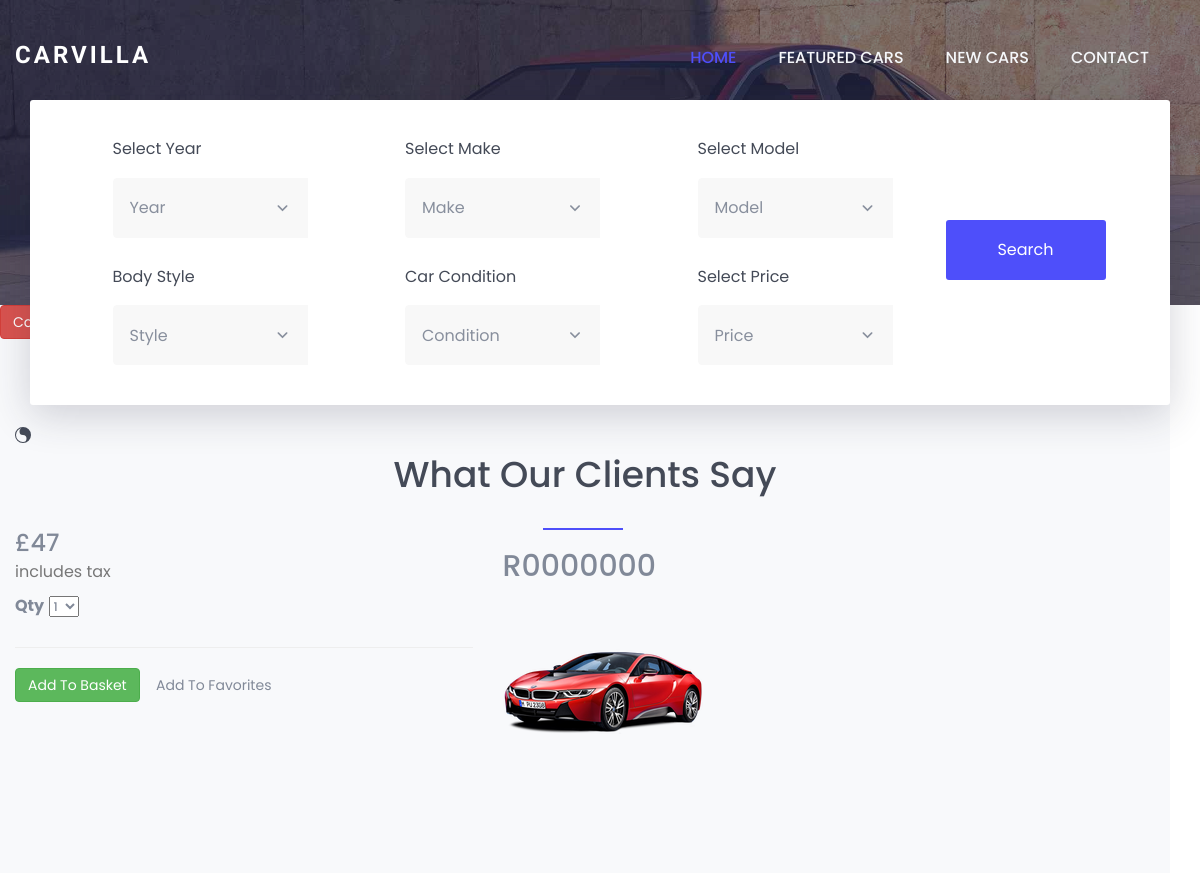
/carinfo/item/r0000000/, run on the app's committed database.
### carinfo/models.py (models this page shows, shortened)
class CarInfo(models.Model):
    title = models.CharField(max_length=50)
    image = models.ImageField(upload_to='images/',default='images/default.png')
    carbrand = models.ForeignKey(Carbrand,related_name='carbrand',on_delete=models.CASCADE)
    subcarbrand = models.ForeignKey(SubCarBrand,related_name='subcarbrand',on_delete=models.CASCADE)
    created_date = models.DateTimeField(default=timezone.now)
    price_car = models.IntegerField(default=0)
    slug = models.SlugField(max_length=50,unique=True)
    ban_type = models.CharField(max_length=50)
    engine = models.CharField(max_length=50)
    gearbox = models.CharField(max_length=50)
    transmitter = models.CharField(max_length=50)
    describe = models.CharField(max_length=50)
    created_by = models.CharField(max_length=50)
    count_seats = models.IntegerField()
    in_stock = models.BooleanField(default=True)
    objects = models.Manager()
    cars = CarManager()

### carinfo/views.py (the view)
# urls.py: path('item/<slug:slug>/',views.detail_cars,name='detail_cars'),
def detail_cars(request,slug):
    car_details = get_object_or_404(CarInfo,slug=slug,in_stock=True)
    context = {'car_detail':car_details}
    return render(request,'detail_cars.html',context)

### carinfo/context_processors.py (called while the page is built)
def carbrands(request):
    return {
        'carbrands': Carbrand.objects.all()
    }

### carinfo/templates/detail_cars.html (shortened to what this page needs)
{% extends "base.html" %}
{% load static %}
{% block service %}
<div class="container">
    <div class="row g-3">
      <div class="col-md-5 ps-3 col-lg-5 order-md-last p-0 order-1">
        <div class="d-grid gap-2">
          <div class="d-flex d-flex-inline justify-content-between">
            <div><span class="h3">£{{car_detail.price_car}}</span>
              <p class="text-muted">includes tax</p>
            </div>
            <div>
              <label for="select">Qty</label>
              <select id="select" class="h6 store-select-dropdown">
                <option value="1">1</option>
              </select>
            </div>
          </div>
          <hr>
          <button type="button" id="add-button"  value="{{car_detail.id}}" class="btn btn-success fw500">Add to
            basket</button>
          <button type="button" id="add-button" value="{{car_detail.id}}" class="btn btn-light fw500">Add to
            Favorites</button>
        </div>
      </div>
      <div class="col-md-7 col-lg-7 p-0">
        <div class="card mb-3 border-0">
          <div class="row g-0">
            <div class="col-md-12">
              <div class="card-body p-1">
                <h1 class="mb-0 h2 pe-4 pb-4">{{car_detail.title}}</h1>
                <div class="bg-light"><img class="img-fluid mx-auto d-block" width="200px" alt="Responsive image"
                  src="{{ car_detail.image.url }}"> </div>
              </div>
            </div>
          </div>
        </div>
      </div>
    </div>
  </div>
{% endblock service %}

### static/css/bootsnav.css (style rules this page uses)
body { -webkit-transition: all 0.3s ease-in-out; -moz-transition: all 0.3s ease-in-out; -o-transition: all 0.3s ease-in-out; -ms-transition: all 0.3s ease-in-out; transition: all 0.3s ease-in-out; }

### static/css/style.css (style rules this page uses)
* { padding: 0; margin: 0; }
* { -webkit-box-sizing:border-box; -moz-box-sizing:border-box; -o-box-sizing:border-box; -ms-box-sizing:border-box; box-sizing:border-box; }
body { font-family: 'Poppins', sans-serif; font-size:16px; color:#818998; text-transform:initial; max-width:1920px; margin:0 auto; overflow-x:hidden; }
h1,h2,h3,h4,h5,h6 { margin: 0; color:#444a57; font-size: 20px; font-weight: 500; text-transform: capitalize; }
p { margin: 0; color:#818998; font-size:16px; line-height: 1.8; text-transform: initial; }
img { border:none;max-width:100%; height:auto; }
select,input,textarea,button,.form-control { box-shadow:none;outline:0!important; }
button { background: transparent;border: 0;font-size: 16px;text-transform: capitalize; }
html,body { height: 100%; }

### data on the page
CarInfo: price_car "47", title "R0000000", image (picture)
